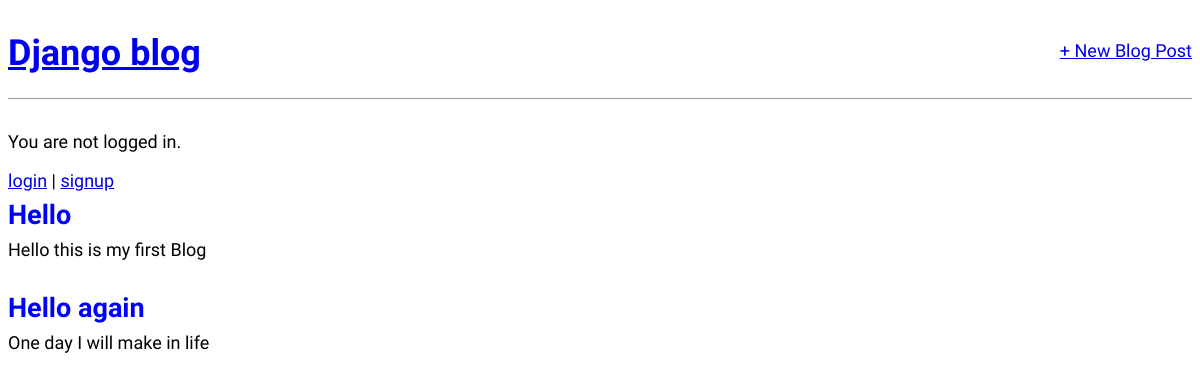
The app's page /, older data.
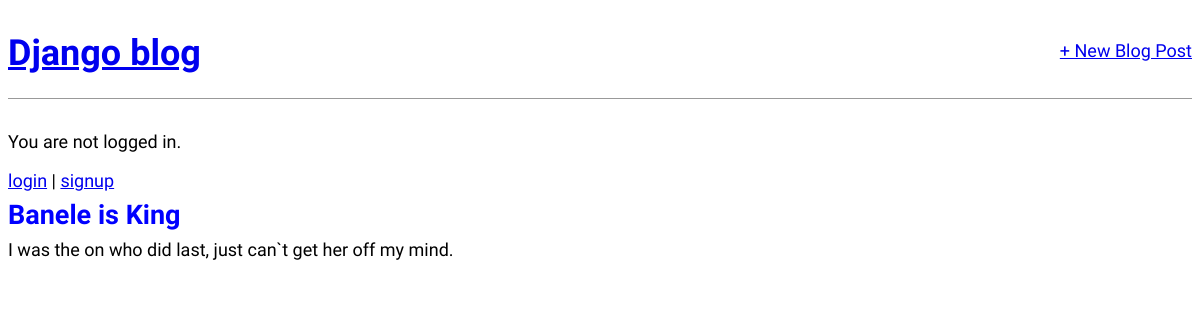
The same page, newer data.
### blog/models.py (models this page shows, shortened)
class Post(models.Model):
    title = models.CharField(max_length=200)
    author = models.ForeignKey(
        'auth.User',
        on_delete=models.CASCADE,
    )
    body = models.TextField(0)

### blog/views.py (the view)
# urls.py: path("", BlogListView.as_view(), name="home"),
class BlogListView(ListView):
    model = Post
    template_name = "home.html"

### templates/home.html
{% extends "base.html" %}
{% block content %}
{% for post in post_list %}
    <div class="post-entry">
        <h2><a href="{% url 'post_detail' post.pk %}">{{ post.title }}</a></h2>
        <p>{{ post.body }}</p>
    </div>
{% endfor %}
{%endblock content%}

### templates/base.html (shortened to what this page needs)
{% load static %}
<html lang="en">
<head>
    <link rel="stylesheet" href="{% static 'css/style.css' %}">
</head>
<body>
    <header>
        <div class="nav-left">
            <h1><a href="{% url 'home' %}">Django blog</a></h1>
        </div>
        <div class="nav-right">
            <a href="{% url 'post_new' %}">+ New Blog Post</a>
        </div>
    </header>
    {% if user.is_authenticated %}
        <p>Hi {{ user.username }}</p>
        <p><a href="{% url 'logout' %}">logout</a></p>
    {% else %}
        <p>You are not logged in.</p>
        <a href="{% url 'login' %}">login</a> |
        <a href="{% url 'signup' %}">signup</a>
    {% endif %}
    <div>
        {%block content%}{%endblock content%}
    </div>
</body>
</html>

### static/css/style.css (style rules this page uses)
body { font-family: 'source sans Pro', sans-serif; font-size: 18px; }
header { border-bottom: 1px solid #999; margin-bottom: 2rem; display: flex; }
header h1 { color: red; text-decoration: none; }
.nav-left { margin-right: auto; }
.nav-right { display: flex; padding-top: 2rem; }
.post-entry { margin-bottom: 2rem; }
.post-entry h2 { margin: 0.5rem 0; }
.post-entry h2 a, .post-entry h2 a:visited { color: blue; text-decoration: none; }
.post-entry p { margin: 0; font-weight: 400; }

Row changes from the older to the newer data that the page shows:
removed Post: title "Hello", body "Hello this is my first Blog"
removed Post: title "Hello again", body "One day I will make in life"
added Post: title "Banele is King", body "I was the on who did last, just can`t get her off my mind."
